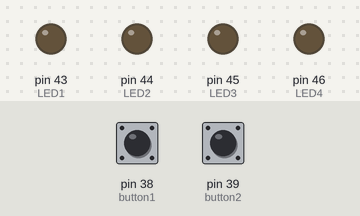
The sketch below on a simulated Arduino Mega 2560, built with avr-gcc and run on an emulated ATmega2560. On the bench: output pins drawn as LEDs (lit = HIGH). Dashed ring = blinking. Inputs (shaded band) come from the test bench; at power-on: pin 38 (button1) LOW, pin 39 (button2) LOW.

Above: at 1.2 s.
1.3 s: pin 38 (button1) pulled HIGH for 0.15 s
At 2.0 s:
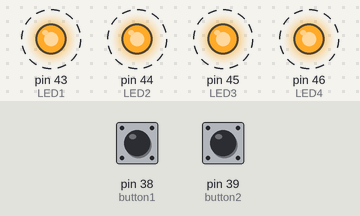
4.4 s: pin 39 (button2) pulled HIGH for 0.15 s
At 6.0 s:
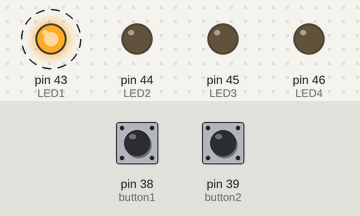
7.5 s: pin 38 (button1) pulled HIGH for 1 s
At 8.0 s:
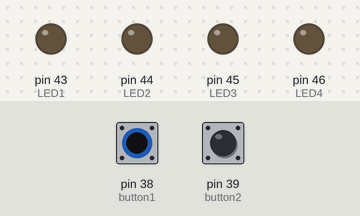
10.0 s: pin 38 (button1) pulled HIGH for 0.15 s
At 10.7 s:
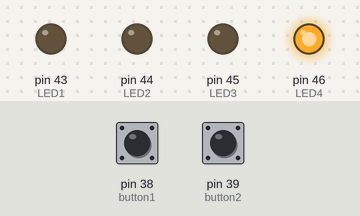
13.1 s: pin 38 (button1) pulled HIGH for 3.2 s
At 13.4 s:
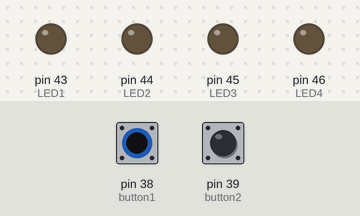
Timing chart, 0 to 16.1 s (numbered marks = the images above; inputs shaded):
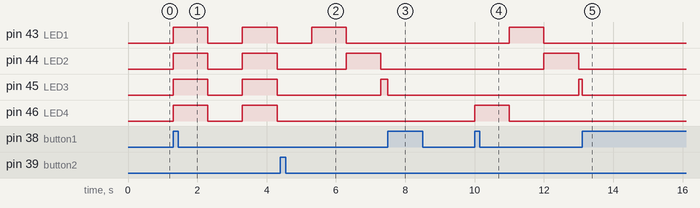

Measured:
- after the input at 1.3 s, pin 43 (LED1), pin 44 (LED2), pin 45 (LED3), pin 46 (LED4): alternates HIGH for 1.0 s and LOW for 1.0 s, starting at once
- after the input at 4.4 s, pin 46 (LED4): stays LOW (without the input it goes to HIGH after 0.90 s)
- after the input at 7.5 s, pin 43 (LED1): stays LOW (without the input it goes to HIGH after 1.8 s); pin 45 (LED3): HIGH → LOW after 0.00 s instead of 0.80 s; pin 46 (LED4): stays LOW (without the input it goes to HIGH after 0.80 s)
- after the input at 10.0 s, pin 43 (LED1): LOW → HIGH after 1.0 s, → LOW 1.0 s later; pin 44 (LED2): LOW → HIGH after 2.0 s, → LOW 1.0 s later; pin 45 (LED3): LOW → HIGH after 3.0 s; pin 46 (LED4): LOW → HIGH at once, → LOW 1.0 s later
- after the input at 13.1 s, pin 43 (LED1): stays LOW (without the input it goes to HIGH after 1.9 s); pin 44 (LED2): stays LOW (without the input it goes to HIGH after 2.9 s); pin 46 (LED4): stays LOW (without the input it goes to HIGH after 0.90 s)

The sketch:

lab9ardunio.ino
```cpp
int LED1 = 43;
int LED2 = 44;
int LED3 = 45;
int LED4 = 46;

int button1 = 38;
int button2 = 39;

bool systemOn = false;

int mode = 1;

bool oldButton1 = LOW;
bool oldButton2 = LOW;

int led = 1;

unsigned long time = 0;

void setup() {

  pinMode(LED1, OUTPUT);
  pinMode(LED2, OUTPUT);
  pinMode(LED3, OUTPUT);
  pinMode(LED4, OUTPUT);

  pinMode(button1, INPUT);
  pinMode(button2, INPUT);
}

void loop() {

  bool b1 = digitalRead(button1);
  bool b2 = digitalRead(button2);

  if(b1 == HIGH && oldButton1 == LOW) {
    systemOn = !systemOn;
  }

  if(b2 == HIGH && oldButton2 == LOW) {

    mode++;

    if(mode > 3) {
      mode = 1;
    }
  }

  oldButton1 = b1;
  oldButton2 = b2;

  if(systemOn == false) {

    digitalWrite(LED1, LOW);
    digitalWrite(LED2, LOW);
    digitalWrite(LED3, LOW);
    digitalWrite(LED4, LOW);

    return;
  }

  if(millis() - time >= 1000) {

    time = millis();

    if(mode == 1) {

      static bool state = false;

      state = !state;

      digitalWrite(LED1, state);
      digitalWrite(LED2, state);
      digitalWrite(LED3, state);
      digitalWrite(LED4, state);
    }

    if(mode == 2) {

      digitalWrite(LED1, LOW);
      digitalWrite(LED2, LOW);
      digitalWrite(LED3, LOW);
      digitalWrite(LED4, LOW);

      if(led == 1) digitalWrite(LED1, HIGH);
      if(led == 2) digitalWrite(LED2, HIGH);
      if(led == 3) digitalWrite(LED3, HIGH);
      if(led == 4) digitalWrite(LED4, HIGH);

      led++;

      if(led > 4) {
        led = 1;
      }
    }

    if(mode == 3) {

      digitalWrite(LED1, LOW);
      digitalWrite(LED2, LOW);
      digitalWrite(LED3, LOW);
      digitalWrite(LED4, LOW);

      if(led == 1) digitalWrite(LED4, HIGH);
      if(led == 2) digitalWrite(LED3, HIGH);
      if(led == 3) digitalWrite(LED2, HIGH);
      if(led == 4) digitalWrite(LED1, HIGH);

      led++;

      if(led > 4) {
        led = 1;
      }
    }
  }
}
```
